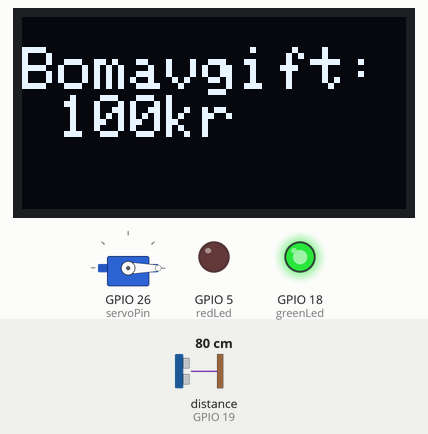
The sketch below on a simulated ESP32. On the bench: servo, 128×64 one-colour display, output pins drawn as LEDs (lit = HIGH). Wiring (inferred from the names in the program): ultrasonic range finder: trigger GPIO 23; echo GPIO 19. Inputs (shaded band) come from the test bench; at power-on: distance to the obstacle (sensor on GPIO 19) 80 cm. The echo pulse lasts 58.3 µs per cm; WiFi joins after 1.5 s; servers stay silent unless stated; no MQTT or app messages arrive unless stated; pins used as bus, display or sensor lines are not drawn; what the sketch prints to the serial monitor is not drawn.

Above: at 11.2 s.
11.3 s: distance to the obstacle (sensor on GPIO 19) set to 12 cm
15.1 s: distance to the obstacle (sensor on GPIO 19) set to 9 cm
At 17.5 s:
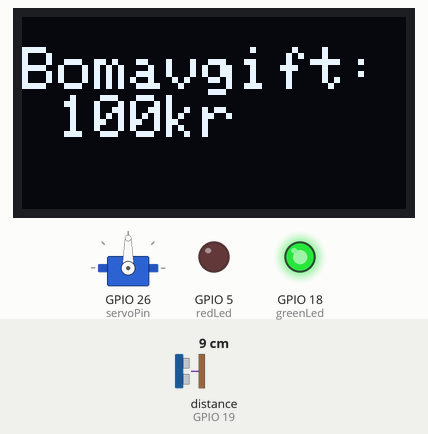
22.8 s: distance to the obstacle (sensor on GPIO 19) set to 18 cm
At 25.29 s:
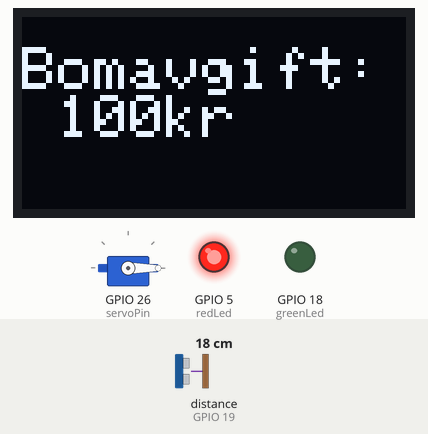
Timing chart, 0 to 35.9 s (numbered marks = the images above; inputs shaded):
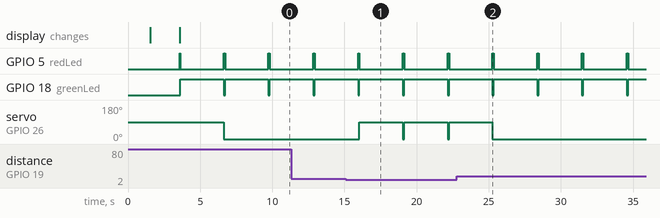

The sketch:

Bomstasjon.ino
```cpp
//Kode for bomstasjon

#include <WiFi.h>
#include <PubSubClient.h>
#include <ESP32Servo.h>
#include <Wire.h>
#include <Adafruit_GFX.h>
#include <Adafruit_SSD1306.h>

#define SCREEN_WIDTH 128 // OLED display width, in pixels
#define SCREEN_HEIGHT 64 // OLED display height, in pixels
#define SOUND_SPEED 0.034
#define CM_TO_INCH 0.393701

long duration;
float distanceCm;

Adafruit_SSD1306 display(SCREEN_WIDTH, SCREEN_HEIGHT, &Wire, -1);

const char* ssid = "SSID"; //SSID må tastes inn
const char* password = "PASSORD"; //Password må tastes inn

// mqtt_server tar imot RPi sin ip-adresse. Eksempel: 172.20.10.10
const char* mqtt_server = "192.168.1.172"; //Raspberry pi IP må tastes inn

WiFiClient espClient;
PubSubClient client(espClient);

const int trigPin = 23; // Til avstandssensor
const int echoPin = 19; // Til avstandssensor
const int servoPin = 26; // Til bomstasjon
const int redLed = 5; // Rødt trafikklys
const int greenLed = 18; // Grønt trafikklys

Servo servo;

float readDistance() { // Funksjon som leser av distanse ved hjelp av avstandssensor
  digitalWrite(trigPin, LOW);
  delayMicroseconds(2);
  digitalWrite(trigPin, HIGH);
  delayMicroseconds(10);
  digitalWrite(trigPin, LOW);

  duration = pulseIn(echoPin, HIGH);
  distanceCm = duration * SOUND_SPEED/2;
  return(distanceCm);

  delay(100);
}

void setup_wifi() { // Funksjon som kobler ESP32 til WiFi ved hjelp av WiFi bibliotek
  delay(10);
  Serial.println();
  Serial.print("Connecting to ");
  Serial.println(ssid);
  WiFi.mode(WIFI_STA);
  WiFi.begin(ssid, password);
  while (WiFi.status() != WL_CONNECTED) {
    delay(100);
    Serial.print(".");
  }
  Serial.println("");
  Serial.print("WiFi connected - NodeMCU IP address: ");
  Serial.println(WiFi.localIP());
}


void reconnect() { //Funksjon som prøver å koble ESP32 til MQTT
  while (!client.connected()) {
    Serial.print("Attempting MQTT connection...");
    if (client.connect("ESP8266Client")) {
      Serial.println("connected");
    }
    else {
      Serial.print("failed, rc=");
      Serial.print(client.state());
      Serial.println(" try again in 5 seconds");
      delay(5000);
    }
  }
}


void setup() { //Definerer alle inputs og outputs
  Serial.begin(115200);
  pinMode(trigPin, OUTPUT);
  pinMode(echoPin, INPUT);
  pinMode(redLed, OUTPUT);
  pinMode(greenLed, OUTPUT);
  servo.attach(servoPin); //Setter opp servo
  setup_wifi(); //Setter opp WiFi
  client.setServer(mqtt_server, 1883); //Setter opp MQTT Server. 1883 er standard port for MQTT kommunikasjon
  if(!display.begin(SSD1306_SWITCHCAPVCC, 0x3C)) { // Setter opp OLED-display
  Serial.println("SSD1306 allocation failed");
  for(;;);
  }
  delay(2000);
  display.clearDisplay();

  display.setTextSize(2);
  display.setTextColor(WHITE);
  display.setCursor(0, 10);
  // Display static text
  display.println("Bomavgift: 100kr");
  display.display();
  digitalWrite(redLed, HIGH); //Rødt lys vises som standard
  digitalWrite(greenLed, LOW);
}

unsigned long lapTimeMillis = 0; // Timer for hvor lenge bommen skal være oppe
float lapTime; // Variabel som skal vise rundetiden
bool servoCount = 0; // Variabel som teller antall ganger servoen har vært oppe. Nødvendig for å regne ut rundetiden

void loop() {
  if (!client.connected()) { //If-setning som prøver å reconnecte til MQTT hvis nødvendig
    reconnect();
  }
  if (!client.loop()) { // Kobler til ESP-klienten
    client.connect("ESP8266Client");
  }

  float distanceMeasure = readDistance(); // Variabel som lagrer distanseverdi
  static char distanceString[7]; // Opretter char array
  dtostrf(distanceMeasure, 6, 2, distanceString); // Konverterer float til char array
  client.publish("esp32/distance", distanceString); //Publiserer distanse til topic "esp32/distance". Distance må være char array

  if (distanceMeasure < 10) //Hvis kjøretøyet er nærmere enn 10 cm blir det grønt lys, og bommen åpner seg.
    servo.write(90);
    digitalWrite(greenLed, HIGH); //Grønt led-lys når bommen er oppe
    digitalWrite(redLed, LOW);
    if (servoCount == 0) {
      lapTimeMillis = millis(); //Starter timer hvis den passerer en gang
    }
    if (servoCount == 1) {
      lapTime = ((unsigned long)millis() - lapTimeMillis)/1000.0; //Slutter timer hvis den passerer to ganger
    }
    delay(3000); //Bommen er oppe i 3 sekunder
    servo.write(0); //Lukker bommen
    digitalWrite(redLed, HIGH); //Rødt led-lys når bommen er nede
    digitalWrite(greenLed, LOW);
    servoCount = !servoCount; //Inverterer servoCount
    static char racingString[7]; //Lager en char array for rundetiden
    dtostrf(lapTime, 6, 2, racingString); //Konverterer rundetid fra float til char array
    client.publish("esp32/racingtime", racingString); //Publiserer rundetid med topic "esp32/racingtime"
    delay(100);
}
```

Measured:
- the behaviour switches between 11 and 10 cm on distance to the obstacle (sensor on GPIO 19) (found by bisection; images 0 and 1)
- after the input at 15.1 s, servo on GPIO 26 (servoPin): alternates 90° for 3.0 s and 0° for 0.10 s, starting after 0.94 s
- after the input at 22.8 s, servo on GPIO 26 (servoPin): goes on until 25.2 s, then stays 0°
- by itself, GPIO 5 (redLed): alternates HIGH for 0.10 s and LOW for 3.0 s
- by itself, GPIO 18 (greenLed): alternates HIGH for 3.0 s and LOW for 0.10 s
